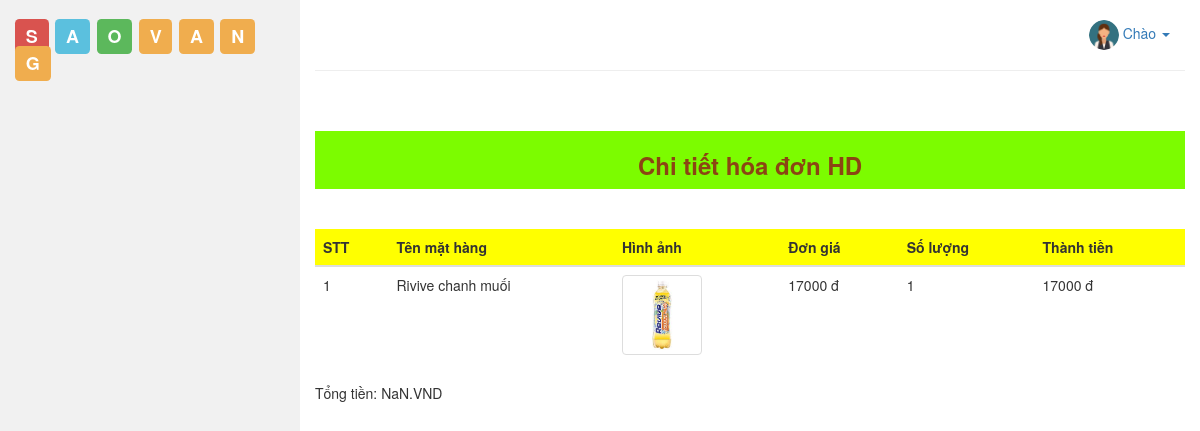
The page /admin/qldonhang/index.php?action=xemnhom&madh=20 on the database its author committed.
### tables this page shows
CREATE TABLE `donhangct` (
  `id` int(11) NOT NULL,
  `donhang_id` int(11) NOT NULL,
  `mathang_id` int(11) NOT NULL,
  `dongia` int(11) NOT NULL,
  `soluong` int(11) NOT NULL,
  `thanhtien` int(11) NOT NULL
);

CREATE TABLE `mathang` (
  `id` int(11) NOT NULL,
  `tenmathang` varchar(255) NOT NULL,
  `mota` varchar(255) DEFAULT NULL,
  `gia` int(11) NOT NULL DEFAULT '0',
  `soluongton` int(11) DEFAULT NULL,
  `hinhanh` varchar(255) NOT NULL,
  `danhmuc_id` int(11) NOT NULL,
  `luotxem` int(11) DEFAULT '0'
);

### model/donhangct.php (called while the page is built, shortened)
<?php
class DONHANGCT{
	public function laydonhangcttheodonhang($donhang_id){
        $dbcon = DATABASE::connect();
        try{
            $sql = "SELECT DISTINCT dhct.id, mh.hinhanh, mh.tenmathang, dhct.dongia, dhct.soluong, dhct.thanhtien, dhct.donhang_id
					FROM donhangct dhct, mathang mh
					WHERE donhang_id=:madh and dhct.mathang_id=mh.id" ;
            $cmd = $dbcon->prepare($sql);
			$cmd->bindValue(":madh",$donhang_id);
            $cmd->execute();
            $result = $cmd->fetchAll();
            return $result;
        }
        catch(PDOException $e){
            $error_message = $e->getMessage();
            echo "<p>Lỗi truy vấn: $error_message</p>";
            exit();
        }
    }
}
?>

### admin/qldonhang/group.php (the view, shortened to what this page needs)
<?php include("../view/top.php"); ?>
<br><br>
<div  class="quanly" style="background-color:LawnGreen">
	<h3><strong><center> Chi tiết hóa đơn HD </center></strong></h3>
</div>
	<br><br>
	<table  id="banhang" class="table table-hover" >
	<thead>
		<tr>
			<th bgcolor="yellow">STT</th>
			<th bgcolor="yellow">Tên mặt hàng</th>
			<th bgcolor="yellow">Hình ảnh</th>
			<th bgcolor="yellow">Đơn giá</th>
			<th bgcolor="yellow">Số lượng</th>
			<th bgcolor="yellow">Thành tiền</th>
		</tr>
	</thead>
	<tbody>
	<?php
	$stt=1;
	foreach($dhang as $dhct):
	?>
	<tr >
		<td><?php echo $stt ?></td>
		<td><?php echo $dhct["tenmathang"]; ?> </td>
		<td><img src="../../<?php echo $dhct["hinhanh"]; ?>" width="80" class="img-thumbnail" ?></td>
		<td><?php echo $dhct["dongia"]; ?> đ</td>
		<td><?php echo $dhct["soluong"]; ?> </td>
		<td><?php echo $dhct["thanhtien"]; ?> đ</td>
	<?php
	  $stt++; endforeach;
	?>
	</tbody>
</table><span id="val"></span>
<?php include("../view/bottom.php"); ?>

### admin/view/top.php (style rules this page uses)
.quanly { padding:1px; color: SaddleBrown; border-color:blue; }

### rows shown on the page
donhangct: mathang.tenmathang "Rivive chanh muối", mathang.hinhanh (picture), dongia "17000", soluong "1", thanhtien "17000"
